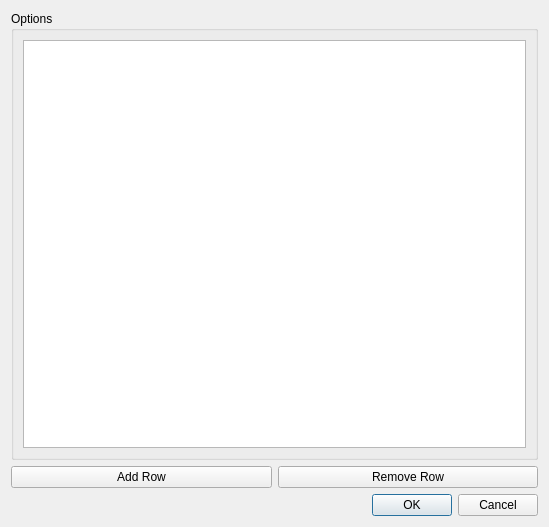
<ui version="4.0" >
 <class>OptionsDialog</class>
 <widget class="QDialog" name="OptionsDialog" >
  <property name="geometry" >
   <rect>
    <x>0</x>
    <y>0</y>
    <width>549</width>
    <height>527</height>
   </rect>
  </property>
  <property name="windowTitle" >
   <string>Dialog</string>
  </property>
  <layout class="QVBoxLayout" >
   <item>
    <widget class="QGroupBox" name="groupBox" >
     <property name="title" >
      <string>Options</string>
     </property>
     <layout class="QVBoxLayout" >
      <item>
       <widget class="QtTools::StringsView" name="_optionsTreeWidget" />
      </item>
     </layout>
    </widget>
   </item>
   <item>
    <layout class="QHBoxLayout" >
     <item>
      <widget class="QPushButton" name="addRowButton" >
       <property name="text" >
        <string>Add Row</string>
       </property>
      </widget>
     </item>
     <item>
      <widget class="QPushButton" name="removeRowButton" >
       <property name="text" >
        <string>Remove Row</string>
       </property>
      </widget>
     </item>
    </layout>
   </item>
   <item>
    <widget class="QDialogButtonBox" name="buttonBox" >
     <property name="orientation" >
      <enum>Qt::Horizontal</enum>
     </property>
     <property name="standardButtons" >
      <set>QDialogButtonBox::Cancel|QDialogButtonBox::NoButton|QDialogButtonBox::Ok</set>
     </property>
    </widget>
   </item>
  </layout>
 </widget>
 <customwidgets>
  <customwidget>
   <class>QtTools::StringsView</class>
   <extends>QTreeView</extends>
   <header>QtTools/StringsView.h</header>
  </customwidget>
 </customwidgets>
 <resources/>
 <connections>
  <connection>
   <sender>buttonBox</sender>
   <signal>accepted()</signal>
   <receiver>OptionsDialog</receiver>
   <slot>accept()</slot>
   <hints>
    <hint type="sourcelabel" >
     <x>248</x>
     <y>254</y>
    </hint>
    <hint type="destinationlabel" >
     <x>157</x>
     <y>274</y>
    </hint>
   </hints>
  </connection>
  <connection>
   <sender>buttonBox</sender>
   <signal>rejected()</signal>
   <receiver>OptionsDialog</receiver>
   <slot>reject()</slot>
   <hints>
    <hint type="sourcelabel" >
     <x>316</x>
     <y>260</y>
    </hint>
    <hint type="destinationlabel" >
     <x>286</x>
     <y>274</y>
    </hint>
   </hints>
  </connection>
 </connections>
</ui>
